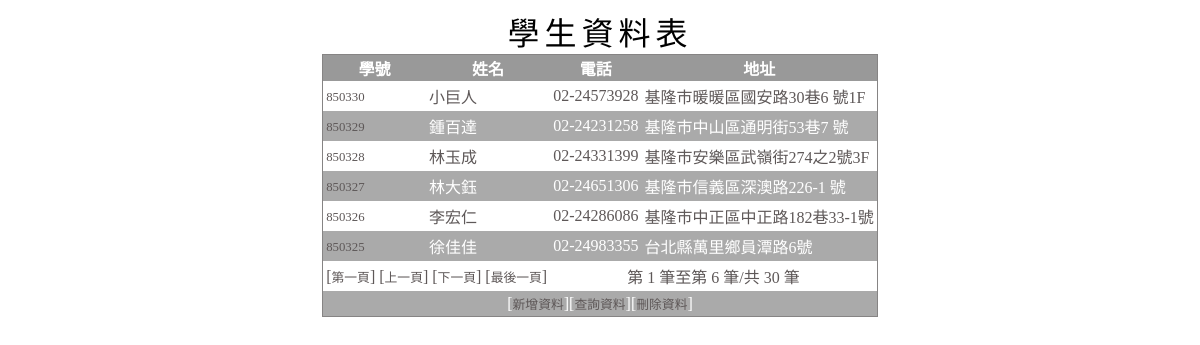
Screenshot of /studentdb/index.php with the database file from the repository.
### tables this page shows
CREATE TABLE `student` (
  `studno` int(11) NOT NULL,
  `name` char(10) default NULL,
  `phone` char(13) default NULL,
  `address` varchar(60) default NULL,
  PRIMARY KEY  (`studno`),
  KEY `name` (`name`)
);

### studentdb/index.php (the view, shortened to what this page needs)
<?php require_once('Connections/studentdb.php'); ?>
<?php
$currentPage = $_SERVER["PHP_SELF"];
$maxRows_Recordset1 = 6;
$pageNum_Recordset1 = 0;
$startRow_Recordset1 = $pageNum_Recordset1 * $maxRows_Recordset1;
$query_Recordset1 = "SELECT * FROM student ORDER BY studno DESC";
$query_limit_Recordset1 = sprintf("%s LIMIT %d, %d", $query_Recordset1, $startRow_Recordset1, $maxRows_Recordset1);
$Recordset1 = mysql_query($query_limit_Recordset1, $studentdb) or die(mysql_error());
$row_Recordset1 = mysql_fetch_assoc($Recordset1);
if (isset($_GET['totalRows_Recordset1'])) {
  $totalRows_Recordset1 = $_GET['totalRows_Recordset1'];
} else {
  $all_Recordset1 = mysql_query($query_Recordset1);
  $totalRows_Recordset1 = mysql_num_rows($all_Recordset1);
}
$totalPages_Recordset1 = ceil($totalRows_Recordset1/$maxRows_Recordset1)-1;
$queryString_Recordset1 = "";
$queryString_Recordset1 = sprintf("&totalRows_Recordset1=%d%s", $totalRows_Recordset1, $queryString_Recordset1);
?>
<!doctype html>
<html>
<head>
</head>
<body>
<table summary="學生資料表摘要" class="ttt">
    <caption>
      學生資料表
    </caption>
    <tbody>
      <tr>
        <th>學號</th>
        <th>姓名</th>
        <th>電話</th>
        <th>地址</th>
      </tr>
      <?php do { ?>
      <tr>
        <td><a href="dataUpdate.php?studno=<?php echo $row_Recordset1['studno']; ?>"><?php echo $row_Recordset1['studno']; ?></a></td>
        <td><?php echo $row_Recordset1['name']; ?></td>
        <td><?php echo $row_Recordset1['phone']; ?></td>
        <td><?php echo $row_Recordset1['address']; ?></td>
      </tr>
      <?php } while ($row_Recordset1 = mysql_fetch_assoc($Recordset1)); ?>
      <tr>
      	<td colspan="2" align="center">
        [<a href="<?php printf("%s?pageNum_Recordset1=%d%s", $currentPage, 0, $queryString_Recordset1); ?>">第一頁</a>]
        [<a href="<?php printf("%s?pageNum_Recordset1=%d%s", $currentPage, max(0, $pageNum_Recordset1 - 1), $queryString_Recordset1); ?>">上一頁</a>]
        [<a href="<?php printf("%s?pageNum_Recordset1=%d%s", $currentPage, min($totalPages_Recordset1, $pageNum_Recordset1 + 1), $queryString_Recordset1); ?>">下一頁</a>]
        [<a href="<?php printf("%s?pageNum_Recordset1=%d%s", $currentPage, $totalPages_Recordset1, $queryString_Recordset1); ?>">最後一頁</a>]
        </td>
        <td colspan="2" align="center">第&nbsp;<?php echo ($startRow_Recordset1 + 1) ?>&nbsp;筆至第&nbsp;<?php echo min($startRow_Recordset1 + $maxRows_Recordset1, $totalRows_Recordset1) ?>&nbsp;筆/共&nbsp;<?php echo $totalRows_Recordset1 ?>&nbsp;筆</td>
      </tr>
      <tr>
        <td colspan="4" align="center">[<a href="dataInsert.php">新增資料</a>][<a href="dataQuery.php">查詢資料</a>][<a href="dataDelete.php">刪除資料</a>]</td></tr>
    </tbody>
  </table>
</body>
</html>

### studentdb/index.php (style rules this page uses)
.ttt { margin:0 auto; border:1px solid #868484; border-collapse:collapse; }
.ttt caption { font-size:2em; letter-spacing:5px; font-family:Baskerville, "Palatino Linotype", Palatino, "Century Schoolbook L", "Times New Roman", serif; }
.ttt td { padding:3px; }
.ttt th { background:#999999; color:white; }
.ttt tr:nth-of-type(odd) { background:#aaa; color:white; }
.ttt tr:nth-of-type(even) { background:#fff; color:#5E5858; }
.ttt a { color:#5E5858; text-decoration:none; font-size:0.8em; }

### rows the page displays
student: studno "850330", name "小巨人", phone "02-24573928", address "基隆市暖暖區國安路30巷6 號1F"
student: studno "850329", name "鍾百達", phone "02-24231258", address "基隆市中山區通明街53巷7 號"
student: studno "850328", name "林玉成", phone "02-24331399", address "基隆市安樂區武嶺街274之2號3F"
student: studno "850327", name "林大鈺", phone "02-24651306", address "基隆市信義區深澳路226-1 號"
student: studno "850326", name "李宏仁", phone "02-24286086", address "基隆市中正區中正路182巷33-1號"
student: studno "850325", name "徐佳佳", phone "02-24983355", address "台北縣萬里鄉員潭路6號"

### other values shown
$startRow_Recordset1 + 1 "1"
min($startRow_Recordset1 + $maxRows_Recordset1, $totalRows_Recordset1) "6"
$totalRows_Recordset1 "30"
